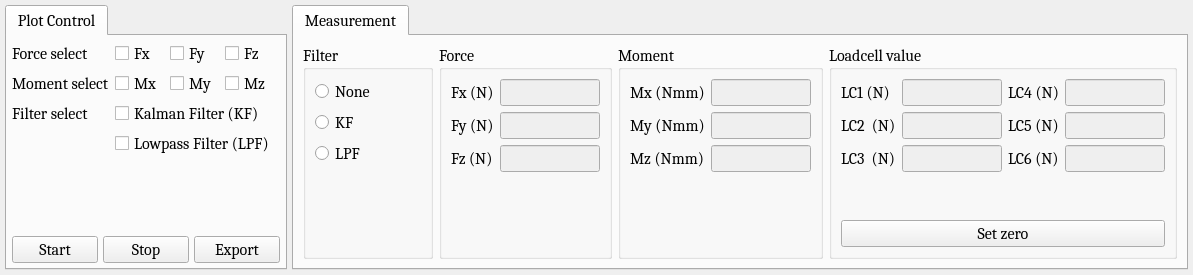
     <widget class="QFrame" name="frame">
      <layout class="QHBoxLayout" name="horizontalLayout" stretch="0,0">
       <property name="spacing">
        <number>5</number>
       </property>
       <property name="leftMargin">
        <number>5</number>
       </property>
       <property name="topMargin">
        <number>5</number>
       </property>
       <property name="rightMargin">
        <number>5</number>
       </property>
       <property name="bottomMargin">
        <number>5</number>
       </property>
       <item>
        <widget class="QTabWidget" name="PlotControl">
         <property name="sizePolicy">
          <sizepolicy hsizetype="Preferred" vsizetype="Expanding">
           <horstretch>0</horstretch>
           <verstretch>0</verstretch>
          </sizepolicy>
         </property>
         <property name="font">
          <font>
           <family>Cambria</family>
           <pointsize>12</pointsize>
          </font>
         </property>
         <property name="autoFillBackground">
          <bool>true</bool>
         </property>
         <widget class="QWidget" name="PlotControlTab">
          <attribute name="title">
           <string>Plot Control</string>
          </attribute>
          <layout class="QGridLayout" name="gridLayout_10" rowstretch="1,0,0,0,0,0,0,0,0" columnstretch="2,0,0,0,0">
           <property name="leftMargin">
            <number>5</number>
           </property>
           <property name="topMargin">
            <number>5</number>
           </property>
           <property name="rightMargin">
            <number>5</number>
           </property>
           <property name="bottomMargin">
            <number>5</number>
           </property>
           <property name="spacing">
            <number>5</number>
           </property>
           <item row="1" column="1">
            <widget class="QCheckBox" name="checkMx">
             <property name="font">
              <font>
               <family>Cambria</family>
               <pointsize>12</pointsize>
              </font>
             </property>
             <property name="text">
              <string>Mx</string>
             </property>
            </widget>
           </item>
           <item row="0" column="2">
            <widget class="QCheckBox" name="checkFy">
             <property name="font">
              <font>
               <family>Cambria</family>
               <pointsize>12</pointsize>
              </font>
             </property>
             <property name="text">
              <string>Fy</string>
             </property>
            </widget>
           </item>
           <item row="0" column="1">
            <widget class="QCheckBox" name="checkFx">
             <property name="font">
              <font>
               <family>Cambria</family>
               <pointsize>12</pointsize>
              </font>
             </property>
             <property name="text">
              <string>Fx</string>
             </property>
            </widget>
           </item>
           <item row="1" column="0">
            <widget class="QLabel" name="label_21">
             <property name="font">
              <font>
               <family>Cambria</family>
               <pointsize>12</pointsize>
              </font>
             </property>
             <property name="text">
              <string>Moment select</string>
             </property>
            </widget>
           </item>
           <item row="7" column="1">
            <spacer name="verticalSpacer_3">
             <property name="orientation">
              <enum>Qt::Vertical</enum>
             </property>
             <property name="sizeHint" stdset="0">
              <size>
               <width>20</width>
               <height>40</height>
              </size>
             </property>
            </spacer>
           </item>
           <item row="0" column="0">
            <widget class="QLabel" name="label_19">
             <property name="font">
              <font>
               <family>Cambria</family>
               <pointsize>12</pointsize>
              </font>
             </property>
             <property name="text">
              <string>Force select</string>
             </property>
            </widget>
           </item>
           <item row="1" column="2">
            <widget class="QCheckBox" name="checkMy">
             <property name="font">
              <font>
               <family>Cambria</family>
               <pointsize>12</pointsize>
              </font>
             </property>
             <property name="text">
              <string>My</string>
             </property>
            </widget>
           </item>
           <item row="8" column="0" colspan="5">
            <layout class="QHBoxLayout" name="horizontalLayout_6">
             <item>
              <widget class="QPushButton" name="btnStartLog">
               <property name="font">
                <font>
                 <family>Cambria</family>
                 <pointsize>12</pointsize>
                </font>
               </property>
               <property name="text">
                <string>Start</string>
               </property>
              </widget>
             </item>
             <item>
              <widget class="QPushButton" name="btnStopLog">
               <property name="font">
                <font>
                 <family>Cambria</family>
                 <pointsize>12</pointsize>
                </font>
               </property>
               <property name="text">
                <string>Stop</string>
               </property>
              </widget>
             </item>
             <item>
              <widget class="QPushButton" name="btnExportCSV">
               <property name="font">
                <font>
                 <family>Cambria</family>
                 <pointsize>12</pointsize>
                </font>
               </property>
               <property name="text">
                <string>Export</string>
               </property>
              </widget>
             </item>
            </layout>
           </item>
           <item row="3" column="0">
            <widget class="QLabel" name="label_23">
             <property name="font">
              <font>
               <family>Cambria</family>
               <pointsize>12</pointsize>
              </font>
             </property>
             <property name="text">
              <string>Filter select</string>
             </property>
            </widget>
           </item>
           <item row="3" column="1" colspan="3">
            <widget class="QCheckBox" name="checkKF">
             <property name="text">
              <string>Kalman Filter (KF)</string>
             </property>
            </widget>
           </item>
           <item row="0" column="3">
            <widget class="QCheckBox" name="checkFz">
             <property name="font">
              <font>
               <family>Cambria</family>
               <pointsize>12</pointsize>
              </font>
             </property>
             <property name="text">
              <string>Fz</string>
             </property>
            </widget>
           </item>
           <item row="1" column="3">
            <widget class="QCheckBox" name="checkMz">
             <property name="font">
              <font>
               <family>Cambria</family>
               <pointsize>12</pointsize>
              </font>
             </property>
             <property name="text">
              <string>Mz</string>
             </property>
            </widget>
           </item>
           <item row="6" column="1" colspan="3">
            <widget class="QCheckBox" name="checkLPF">
             <property name="text">
              <string>Lowpass Filter (LPF)</string>
             </property>
            </widget>
           </item>
          </layout>
         </widget>
        </widget>
       </item>
       <item>
        <widget class="QTabWidget" name="Measurement">
         <property name="sizePolicy">
          <sizepolicy hsizetype="Expanding" vsizetype="Expanding">
           <horstretch>0</horstretch>
           <verstretch>0</verstretch>
          </sizepolicy>
         </property>
         <property name="font">
          <font>
           <family>Cambria</family>
           <pointsize>12</pointsize>
          </font>
         </property>
         <property name="autoFillBackground">
          <bool>true</bool>
         </property>
         <property name="currentIndex">
          <number>0</number>
         </property>
         <widget class="QWidget" name="tab_7">
          <attribute name="title">
           <string>Measurement</string>
          </attribute>
          <layout class="QHBoxLayout" name="horizontalLayout_4">
           <item>
            <widget class="QGroupBox" name="FilterSetting">
             <property name="sizePolicy">
              <sizepolicy hsizetype="Expanding" vsizetype="Expanding">
               <horstretch>0</horstretch>
               <verstretch>0</verstretch>
              </sizepolicy>
             </property>
             <property name="title">
              <string>Filter</string>
             </property>
             <layout class="QGridLayout" name="gridLayout">
              <item row="0" column="0">
               <widget class="QRadioButton" name="radioKF_2">
                <property name="text">
                 <string>None</string>
                </property>
               </widget>
              </item>
              <item row="3" column="0" colspan="2">
               <widget class="QRadioButton" name="radioLPF">
                <property name="text">
                 <string>LPF</string>
                </property>
               </widget>
              </item>
              <item row="4" column="0">
               <spacer name="verticalSpacer_7">
                <property name="orientation">
                 <enum>Qt::Vertical</enum>
                </property>
                <property name="sizeHint" stdset="0">
                 <size>
                  <width>20</width>
                  <height>40</height>
                 </size>
                </property>
               </spacer>
              </item>
              <item row="2" column="0" colspan="2">
               <widget class="QRadioButton" name="radioKF">
                <property name="text">
                 <string>KF</string>
                </property>
               </widget>
              </item>
              <item row="3" column="2">
               <spacer name="horizontalSpacer">
                <property name="orientation">
                 <enum>Qt::Horizontal</enum>
                </property>
                <property name="sizeHint" stdset="0">
                 <size>
                  <width>40</width>
                  <height>20</height>
                 </size>
                </property>
               </spacer>
              </item>
             </layout>
            </widget>
           </item>
           <item>
            <widget class="QGroupBox" name="groupBox_5">
             <property name="font">
              <font>
               <family>Cambria</family>
               <pointsize>12</pointsize>
              </font>
             </property>
             <property name="title">
              <string>Force</string>
             </property>
             <layout class="QGridLayout" name="gridLayout_2" columnstretch="1,0">
              <item row="0" column="1">
               <widget class="QLineEdit" name="labelFx">
                <property name="enabled">
                 <bool>false</bool>
                </property>
                <property name="sizePolicy">
                 <sizepolicy hsizetype="Fixed" vsizetype="Fixed">
                  <horstretch>0</horstretch>
                  <verstretch>0</verstretch>
                 </sizepolicy>
                </property>
                <property name="maximumSize">
                 <size>
                  <width>100</width>
                  <height>16777215</height>
                 </size>
                </property>
               </widget>
              </item>
              <item row="1" column="1">
               <widget class="QLineEdit" name="labelFy">
                <property name="enabled">
                 <bool>false</bool>
                </property>
                <property name="sizePolicy">
                 <sizepolicy hsizetype="Fixed" vsizetype="Fixed">
                  <horstretch>0</horstretch>
                  <verstretch>0</verstretch>
                 </sizepolicy>
                </property>
                <property name="maximumSize">
                 <size>
                  <width>100</width>
                  <height>16777215</height>
                 </size>
                </property>
               </widget>
              </item>
              <item row="2" column="0">
               <widget class="QLabel" name="Fz">
                <property name="font">
                 <font>
                  <family>Cambria</family>
                  <pointsize>12</pointsize>
                 </font>
                </property>
                <property name="text">
                 <string>Fz (N)</string>
                </property>
               </widget>
              </item>
              <item row="2" column="1">
               <widget class="QLineEdit" name="labelFz">
                <property name="enabled">
                 <bool>false</bool>
                </property>
                <property name="sizePolicy">
                 <sizepolicy hsizetype="Fixed" vsizetype="Fixed">
                  <horstretch>0</horstretch>
                  <verstretch>0</verstretch>
                 </sizepolicy>
                </property>
                <property name="maximumSize">
                 <size>
                  <width>100</width>
                  <height>16777215</height>
                 </size>
                </property>
               </widget>
              </item>
              <item row="0" column="0">
               <widget class="QLabel" name="Fx">
                <property name="font">
                 <font>
                  <family>Cambria</family>
                  <pointsize>12</pointsize>
                 </font>
                </property>
                <property name="text">
                 <string>Fx (N)</string>
                </property>
               </widget>
              </item>
              <item row="1" column="0">
               <widget class="QLabel" name="Fy">
                <property name="font">
                 <font>
                  <family>Cambria</family>
                  <pointsize>12</pointsize>
                 </font>
                </property>
                <property name="text">
                 <string>Fy (N)</string>
                </property>
               </widget>
              </item>
              <item row="3" column="0" colspan="2">
               <spacer name="verticalSpacer_4">
                <property name="orientation">
                 <enum>Qt::Vertical</enum>
                </property>
                <property name="sizeHint" stdset="0">
                 <size>
                  <width>20</width>
                  <height>40</height>
                 </size>
                </property>
               </spacer>
              </item>
             </layout>
            </widget>
           </item>
           <item>
            <widget class="QGroupBox" name="groupBox_6">
             <property name="font">
              <font>
               <family>Cambria</family>
               <pointsize>12</pointsize>
              </font>
             </property>
             <property name="title">
              <string>Moment</string>
             </property>
             <layout class="QGridLayout" name="gridLayout_8" columnstretch="1,2">
              <item row="1" column="0">
               <widget class="QLabel" name="M_pitch">
                <property name="font">
                 <font>
                  <family>Cambria</family>
                  <pointsize>12</pointsize>
                 </font>
                </property>
                <property name="text">
                 <string>My (Nmm)</string>
                </property>
               </widget>
              </item>
              <item row="1" column="1">
               <widget class="QLineEdit" name="labelMy">
                <property name="enabled">
                 <bool>false</bool>
                </property>
                <property name="sizePolicy">
                 <sizepolicy hsizetype="Fixed" vsizetype="Fixed">
                  <horstretch>0</horstretch>
                  <verstretch>0</verstretch>
                 </sizepolicy>
                </property>
                <property name="maximumSize">
                 <size>
                  <width>100</width>
                  <height>16777215</height>
                 </size>
                </property>
               </widget>
              </item>
              <item row="2" column="1">
               <widget class="QLineEdit" name="labelMz">
                <property name="enabled">
                 <bool>false</bool>
                </property>
                <property name="sizePolicy">
                 <sizepolicy hsizetype="Fixed" vsizetype="Fixed">
                  <horstretch>0</horstretch>
                  <verstretch>0</verstretch>
                 </sizepolicy>
                </property>
                <property name="maximumSize">
                 <size>
                  <width>100</width>
                  <height>16777215</height>
                 </size>
                </property>
               </widget>
              </item>
              <item row="2" column="0">
               <widget class="QLabel" name="M_yaw">
                <property name="font">
                 <font>
                  <family>Cambria</family>
                  <pointsize>12</pointsize>
                 </font>
                </property>
                <property name="text">
                 <string>Mz (Nmm)</string>
                </property>
               </widget>
              </item>
              <item row="0" column="0">
               <widget class="QLabel" name="M_roll">
                <property name="font">
                 <font>
                  <family>Cambria</family>
                  <pointsize>12</pointsize>
                 </font>
                </property>
                <property name="text">
                 <string>Mx (Nmm)</string>
                </property>
               </widget>
              </item>
              <item row="0" column="1">
               <widget class="QLineEdit" name="labelMx">
                <property name="enabled">
                 <bool>false</bool>
                </property>
                <property name="sizePolicy">
                 <sizepolicy hsizetype="Fixed" vsizetype="Fixed">
                  <horstretch>0</horstretch>
                  <verstretch>0</verstretch>
                 </sizepolicy>
                </property>
                <property name="maximumSize">
                 <size>
                  <width>100</width>
                  <height>16777215</height>
                 </size>
                </property>
               </widget>
              </item>
              <item row="3" column="0" colspan="2">
               <spacer name="verticalSpacer_5">
                <property name="orientation">
                 <enum>Qt::Vertical</enum>
                </property>
                <property name="sizeHint" stdset="0">
                 <size>
                  <width>20</width>
                  <height>40</height>
                 </size>
                </property>
               </spacer>
              </item>
             </layout>
            </widget>
           </item>
           <item>
            <widget class="QGroupBox" name="groupBox_7">
             <property name="font">
              <font>
               <family>Cambria</family>
               <pointsize>12</pointsize>
              </font>
             </property>
             <property name="title">
              <string>Loadcell value</string>
             </property>
             <layout class="QGridLayout" name="gridLayout_9">
              <item row="1" column="0">
               <widget class="QLabel" name="label_20">
                <property name="font">
                 <font>
                  <family>Cambria</family>
                  <pointsize>12</pointsize>
                 </font>
                </property>
                <property name="text">
                 <string>LC2  (N)</string>
                </property>
               </widget>
              </item>
              <item row="0" column="1">
               <widget class="QLineEdit" name="labelLC1">
                <property name="enabled">
                 <bool>false</bool>
                </property>
                <property name="sizePolicy">
                 <sizepolicy hsizetype="Fixed" vsizetype="Fixed">
                  <horstretch>0</horstretch>
                  <verstretch>0</verstretch>
                 </sizepolicy>
                </property>
                <property name="maximumSize">
                 <size>
                  <width>100</width>
                  <height>16777215</height>
                 </size>
                </property>
               </widget>
              </item>
              <item row="2" column="2">
               <widget class="QLabel" name="theta_4">
                <property name="font">
                 <font>
                  <family>Cambria</family>
                  <pointsize>12</pointsize>
                 </font>
                </property>
                <property name="text">
                 <string>LC6 (N)</string>
                </property>
               </widget>
              </item>
              <item row="2" column="3">
               <widget class="QLineEdit" name="labelLC6">
                <property name="enabled">
                 <bool>false</bool>
                </property>
                <property name="sizePolicy">
                 <sizepolicy hsizetype="Fixed" vsizetype="Fixed">
                  <horstretch>0</horstretch>
                  <verstretch>0</verstretch>
                 </sizepolicy>
                </property>
                <property name="maximumSize">
                 <size>
                  <width>100</width>
                  <height>16777215</height>
                 </size>
                </property>
               </widget>
              </item>
              <item row="1" column="1">
               <widget class="QLineEdit" name="labelLC2">
                <property name="enabled">
                 <bool>false</bool>
                </property>
                <property name="sizePolicy">
                 <sizepolicy hsizetype="Fixed" vsizetype="Fixed">
                  <horstretch>0</horstretch>
                  <verstretch>0</verstretch>
                 </sizepolicy>
                </property>
                <property name="maximumSize">
                 <size>
                  <width>100</width>
                  <height>16777215</height>
                 </size>
                </property>
               </widget>
              </item>
              <item row="0" column="2">
               <widget class="QLabel" name="theta_2">
                <property name="font">
                 <font>
                  <family>Cambria</family>
                  <pointsize>12</pointsize>
                 </font>
                </property>
                <property name="text">
                 <string>LC4 (N)</string>
                </property>
               </widget>
              </item>
              <item row="4" column="0" colspan="4">
               <spacer name="verticalSpacer_6">
                <property name="orientation">
                 <enum>Qt::Vertical</enum>
                </property>
                <property name="sizeHint" stdset="0">
                 <size>
                  <width>20</width>
                  <height>40</height>
                 </size>
                </property>
               </spacer>
              </item>
              <item row="5" column="0" colspan="4">
               <widget class="QPushButton" name="btnSetZero">
                <property name="font">
                 <font>
                  <family>Cambria</family>
                  <pointsize>12</pointsize>
                 </font>
                </property>
                <property name="text">
                 <string>Set zero</string>
                </property>
               </widget>
              </item>
              <item row="2" column="0">
               <widget class="QLabel" name="label_22">
                <property name="font">
                 <font>
                  <family>Cambria</family>
                  <pointsize>12</pointsize>
                 </font>
                </property>
                <property name="text">
                 <string>LC3  (N)</string>
                </property>
               </widget>
              </item>
              <item row="0" column="0">
               <widget class="QLabel" name="theta_1">
                <property name="font">
                 <font>
                  <family>Cambria</family>
                  <pointsize>12</pointsize>
                 </font>
                </property>
                <property name="text">
                 <string>LC1 (N)</string>
                </property>
               </widget>
              </item>
              <item row="2" column="1">
               <widget class="QLineEdit" name="labelLC3">
                <property name="enabled">
                 <bool>false</bool>
                </property>
                <property name="sizePolicy">
                 <sizepolicy hsizetype="Fixed" vsizetype="Fixed">
                  <horstretch>0</horstretch>
                  <verstretch>0</verstretch>
                 </sizepolicy>
                </property>
                <property name="maximumSize">
                 <size>
                  <width>100</width>
                  <height>16777215</height>
                 </size>
                </property>
               </widget>
              </item>
              <item row="0" column="3">
               <widget class="QLineEdit" name="labelLC4">
                <property name="enabled">
                 <bool>false</bool>
                </property>
                <property name="sizePolicy">
                 <sizepolicy hsizetype="Fixed" vsizetype="Fixed">
                  <horstretch>0</horstretch>
                  <verstretch>0</verstretch>
                 </sizepolicy>
                </property>
                <property name="maximumSize">
                 <size>
                  <width>100</width>
                  <height>16777215</height>
                 </size>
                </property>
               </widget>
              </item>
              <item row="1" column="3">
               <widget class="QLineEdit" name="labelLC5">
                <property name="enabled">
                 <bool>false</bool>
                </property>
                <property name="sizePolicy">
                 <sizepolicy hsizetype="Fixed" vsizetype="Fixed">
                  <horstretch>0</horstretch>
                  <verstretch>0</verstretch>
                 </sizepolicy>
                </property>
                <property name="maximumSize">
                 <size>
                  <width>100</width>
                  <height>16777215</height>
                 </size>
                </property>
               </widget>
              </item>
              <item row="1" column="2">
               <widget class="QLabel" name="theta_3">
                <property name="font">
                 <font>
                  <family>Cambria</family>
                  <pointsize>12</pointsize>
                 </font>
                </property>
                <property name="text">
                 <string>LC5 (N)</string>
                </property>
               </widget>
              </item>
             </layout>
            </widget>
           </item>
          </layout>
         </widget>
        </widget>
       </item>
      </layout>
     </widget>
